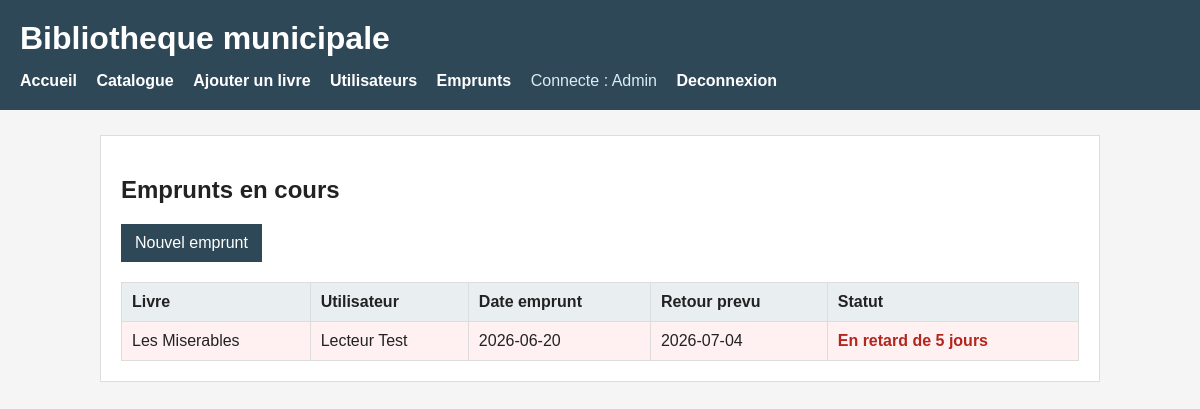
Page /emprunts.php (signed in) on the committed database.
### tables this page shows
CREATE TABLE emprunts (
    id INT AUTO_INCREMENT PRIMARY KEY,
    livre_id INT NOT NULL,
    utilisateur_id INT NOT NULL,
    date_emprunt DATE NOT NULL,
    date_retour_prevue DATE NOT NULL,
    date_retour_effective DATE NULL,
    statut VARCHAR(30) NOT NULL DEFAULT 'en_cours',
    FOREIGN KEY (livre_id) REFERENCES livres(id),
    FOREIGN KEY (utilisateur_id) REFERENCES utilisateurs(id)
);

CREATE TABLE livres (
    id INT AUTO_INCREMENT PRIMARY KEY,
    titre VARCHAR(200) NOT NULL,
    auteur VARCHAR(150) NOT NULL,
    isbn VARCHAR(30) NOT NULL UNIQUE,
    annee_publication INT NULL,
    resume TEXT,
    categorie_id INT,
    disponible TINYINT(1) NOT NULL DEFAULT 1,
    FOREIGN KEY (categorie_id) REFERENCES categories(id)
);

CREATE TABLE utilisateurs (
    id INT AUTO_INCREMENT PRIMARY KEY,
    nom VARCHAR(100) NOT NULL,
    email VARCHAR(150) NOT NULL UNIQUE,
    mot_de_passe VARCHAR(255) NOT NULL,
    actif TINYINT(1) NOT NULL DEFAULT 1
);

### public/emprunts.php (the view, shortened to what this page needs)
<?php
$pdo = connexionBDD();
$sql = "SELECT emprunts.*, livres.titre, utilisateurs.nom, DATEDIFF(CURDATE(), emprunts.date_retour_prevue) AS jours_retard
        FROM emprunts
        INNER JOIN livres ON emprunts.livre_id = livres.id
        INNER JOIN utilisateurs ON emprunts.utilisateur_id = utilisateurs.id
        WHERE emprunts.statut = 'en_cours'
        ORDER BY emprunts.date_retour_prevue";
$emprunts = $pdo->query($sql)->fetchAll(PDO::FETCH_ASSOC);
include __DIR__ . '/../templates/header.php';
?>
<section class="bloc">
    <h2>Emprunts en cours</h2>
    <p><a class="bouton" href="ajouter_emprunt.php">Nouvel emprunt</a></p>
    <?php if (count($emprunts) === 0): ?>
        <p>Aucun emprunt en cours.</p>
    <?php else: ?>
        <table>
            <thead>
                <tr>
                    <th>Livre</th>
                    <th>Utilisateur</th>
                    <th>Date emprunt</th>
                    <th>Retour prevu</th>
                    <th>Statut</th>
                </tr>
            </thead>
            <tbody>
                <?php foreach ($emprunts as $emprunt): ?>
                    <tr class="<?= (int) $emprunt['jours_retard'] > 0 ? 'ligne-retard' : '' ?>">
                        <td><?= htmlspecialchars($emprunt['titre']) ?></td>
                        <td><?= htmlspecialchars($emprunt['nom']) ?></td>
                        <td><?= htmlspecialchars($emprunt['date_emprunt']) ?></td>
                        <td><?= htmlspecialchars($emprunt['date_retour_prevue']) ?></td>
                        <td>
                            <?php if ((int) $emprunt['jours_retard'] > 0): ?>
                                <span class="indisponible">En retard de <?= (int) $emprunt['jours_retard'] ?> jours</span>
                            <?php else: ?>
                                <span class="disponible">En cours</span>
                            <?php endif; ?>
                        </td>
                    </tr>
                <?php endforeach; ?>
            </tbody>
        </table>
    <?php endif; ?>
</section>
<?php include __DIR__ . '/../templates/footer.php'; ?>

### assets/css/style.css (style rules this page uses)
body { margin: 0; font-family: Arial, sans-serif; background: #f5f5f5; color: #222; }
.bloc { background: white; padding: 20px; border: 1px solid #ddd; }
table { width: 100%; border-collapse: collapse; margin-top: 20px; }
th, td { border: 1px solid #ddd; padding: 10px; text-align: left; }
th { background: #e9eef1; }
button, .bouton { display: inline-block; background: #2f4858; color: white; border: 0; padding: 10px 14px; text-decoration: none; cursor: pointer; }
.indisponible { color: #b3261e; font-weight: bold; }
.ligne-retard { background: #fff1f1; }

### rows in the picture
emprunts: livre.titre "Les Miserables", utilisateur.nom "Lecteur Test", date_emprunt "2026-06-20", date_retour_prevue "2026-07-04", jours_retard "5"

### other values in the picture
nomUtilisateur() "Admin"
